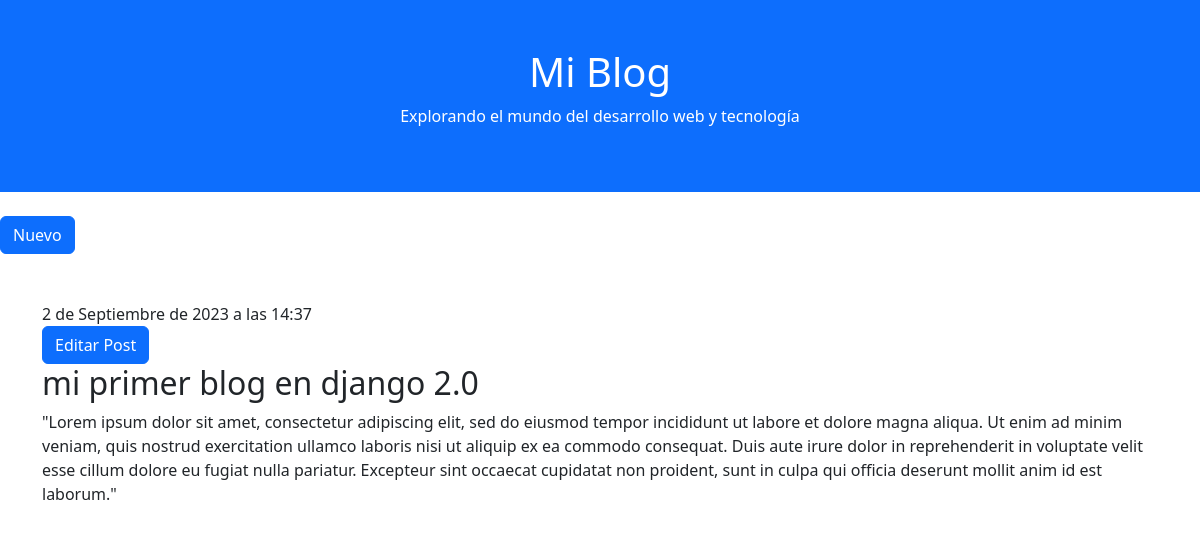
/post/1/, run on an earlier commit of the app's database.
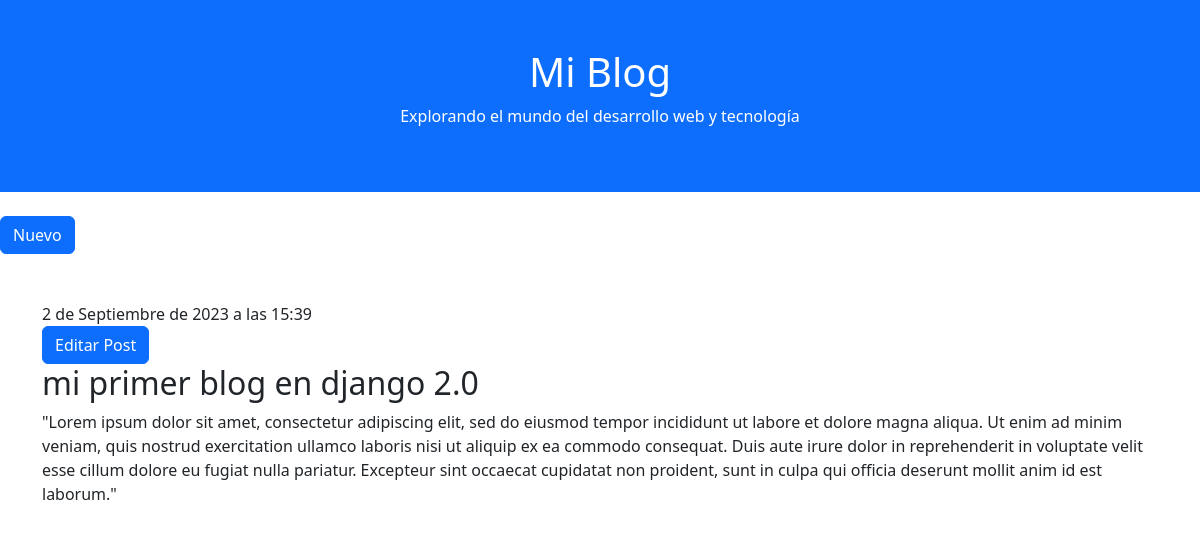
And on a later commit of the database.
### blog/models.py (models this page shows, shortened)
class Post(models.Model):
    author = models.ForeignKey(settings.AUTH_USER_MODEL, on_delete=models.CASCADE)
    title = models.CharField(("Titulo"),max_length=200)
    text = models.TextField(("Texto "),max_length=1000)
    created_date = models.DateTimeField(
            default=timezone.now)
    published_date = models.DateTimeField(
            blank=True, null=True)

### blog/views.py (the view)
# urls.py: path('post/<int:pk>/', views.post_detail, name='post_detail'),
def post_detail (request, pk):
    post = get_object_or_404(Post, pk=pk)
    return render(request, 'blog/post_detail.html', {'post': post})

### blog/templates/blog/post_detail.html (shortened to what this page needs)
{% extends 'blog/blog.html' %}
{% block content %}
    <div class="post">
        {% if post.published_date %}
            <div class="date">
                {{ post.published_date }}
            </div>
        {% endif %}
        <a class="btn btn-primary" href="{% url 'post_edit' pk=post.pk %}">
             Editar Post
        </a>
        <h2>{{ post.title }}</h2>
        <p>{{ post.text|linebreaksbr }}</p>
    </div>
{% endblock %}

What changed in the data, as far as the page shows it:
changed Post "mi primer blog en django 2.0": published_date "2 de Septiembre de 2023 a las 14:37" → "2 de Septiembre de 2023 a las 15:39"
